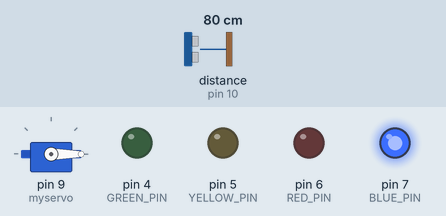
This sketch was run on a simulated Arduino Uno, built with avr-gcc and run on an emulated ATmega328P. Shown: servo, output pins drawn as LEDs (lit = HIGH). Inputs (shaded band) come from the test bench; at power-on: distance to the obstacle (sensor on pin 10) 80 cm. The echo pulse lasts 58.3 µs per cm.

Above: at 1.2 s.
1.3 s: distance to the obstacle (sensor on pin 10) set to 21 cm
2.8 s: distance to the obstacle (sensor on pin 10) set to 18 cm
At 3.7 s:
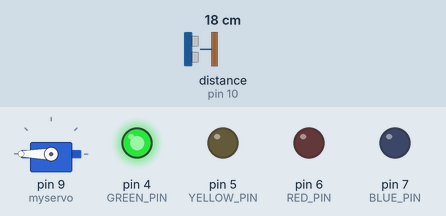
4.4 s: distance to the obstacle (sensor on pin 10) set to 60 cm
At 4.9 s:
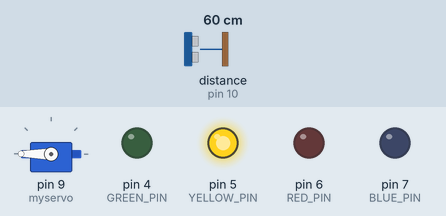
6.0 s: distance to the obstacle (sensor on pin 10) set to 2 cm
At 7.1 s:
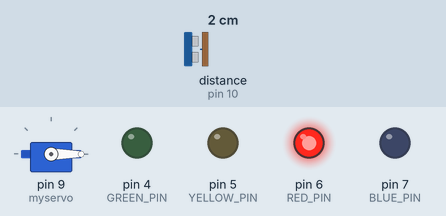
Timing chart, 0 to 12.7 s (numbered marks = the images above; inputs shaded):
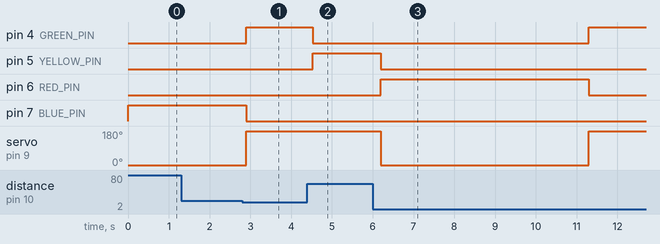

The sketch:

distance_algorithm_v1.ino
```cpp
#include <NewPing.h>
#include <Servo.h>

#define BLUE_PIN 7
#define RED_PIN 6
#define YELLOW_PIN 5
#define GREEN_PIN 4

#define TRIG_PIN 11
#define ECHO_PIN 10
#define SERVO_PIN 9

#define OPEN 0         // OPEN
#define CLOSE 180      // CLOSE

#define MAX_DIST 200

NewPing sonar(TRIG_PIN, ECHO_PIN, MAX_DIST); // initialize NewPing
Servo myservo; // create servo object

int pos = 0; // static variable for servo position
int dist = 0;

void init_servo_sequence();
void blink(int pin, int del);
void led_off();

void setup()
{
    Serial.begin(9600);

    // Init GPIO
    myservo.attach(9);
    pinMode(ECHO_PIN, INPUT);
    pinMode(TRIG_PIN, OUTPUT);

    pinMode(BLUE_PIN, OUTPUT);
    pinMode(RED_PIN, OUTPUT);
    pinMode(YELLOW_PIN, OUTPUT);
    pinMode(GREEN_PIN, OUTPUT);

    //init_servo_sequence();

    myservo.write(OPEN);
}

void loop()
{
    // (0) Blue indicator: initial state
    digitalWrite(BLUE_PIN, 1);
    dist = sonar.ping_cm();

    // ONCE THE FIRST IF IS TRUE, THE NESTED CONDITIONAL TREE CANNOT BE EXITED

    // Ground of pickup side
    if (dist < 20)
    {
      // (1) Green indicator: picked up picked up object
      led_off();
      digitalWrite(GREEN_PIN, 1);
      myservo.write(CLOSE);

      // Wait for above barrier height to be reached
      do
      {
        dist = sonar.ping_cm();
        delay(100); // ping delay
      } while(dist < 50);

      // Moving over barrier
      if (dist > 50)
      {
        // (2) Yellow indicator: passed the barrier
        led_off();
        digitalWrite(YELLOW_PIN, 1);

        // Wait for drop off side to be reached
        do
        {
          dist = sonar.ping_cm();
          delay(100); // ping delay
        } while (dist > 20);

        if (dist < 20)
        {
          // (3) Red indicator: object dropped off
          led_off();
          digitalWrite(RED_PIN, 1);
          myservo.write(OPEN);
          delay(5000);  // TEMPORARY: 5 seconds to bring claw back to original position
        }
      }

    }

    // Still waiting for conditions to pass
    // Ping delay
    delay(100);

}

void blink(int pin, int del)
{
  digitalWrite(pin, 1);
  delay(del);
  digitalWrite(pin, 0);
}

void led_off()
{
    digitalWrite(BLUE_PIN, 0);
      digitalWrite(RED_PIN, 0);
        digitalWrite(GREEN_PIN, 0);
          digitalWrite(YELLOW_PIN, 0);
}

void init_servo_sequence()
{
  // Show max (180)
    for (pos = 0; pos <= 180; pos += 1)
    {
        myservo.write(pos);
        delay(3);
    }
    for (pos = 180; pos >= 0; pos -= 1)
    {
        myservo.write(pos);
        delay(3);
    }

    delay(100);

    // Show 90
    for (pos = 0; pos <= 90; pos += 1)
    {
        myservo.write(pos);
        delay(3);
    }
    for (pos = 90; pos >= 0; pos -= 1)
    {
        myservo.write(pos);
        delay(3);
    }

    delay(100);

    // Show 45
    for (pos = 0; pos <= 45; pos += 1)
    {
        myservo.write(pos);
        delay(3);
    }
    for (pos = 45; pos >= 0; pos -= 1)
    {
        myservo.write(pos);
        delay(3);
    }
}


/***
// Electronic Component Test

while(1)
    {
        blink(BLUE_PIN, 1000);
        blink(RED_PIN, 1000);
        blink(YELLOW_PIN, 1000);
        blink(GREEN_PIN, 1000);
        delay(1000);
    }

**/
```

Measured:
- the behaviour switches between 20 and 19 cm on distance to the obstacle (sensor on pin 10) (found by bisection; images 0 and 1)
- after the input at 1.3 s, every drawn part: stays the same
- after the input at 2.8 s, pin 4 (GREEN_PIN): LOW → HIGH after 0.10 s; pin 7 (BLUE_PIN): HIGH → LOW after 0.10 s; servo on pin 9 (myservo): 0° → 180° after 0.10 s
- after the input at 4.4 s, pin 4 (GREEN_PIN): HIGH → LOW after 0.13 s; pin 5 (YELLOW_PIN): LOW → HIGH after 0.13 s
- after the input at 6.0 s, pin 4 (GREEN_PIN): LOW → HIGH after 5.3 s; pin 5 (YELLOW_PIN): HIGH → LOW after 0.19 s; pin 6 (RED_PIN): LOW → HIGH after 0.19 s, → LOW 5.1 s later; servo on pin 9 (myservo): 180° → 0° after 0.19 s, → 180° 5.1 s later
